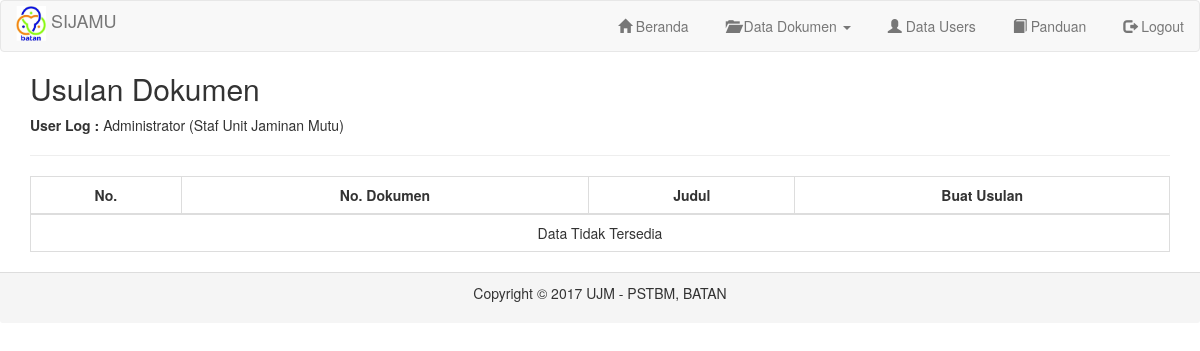
/on-admin/menu_4.php (signed in), run on an earlier commit of the app's database.
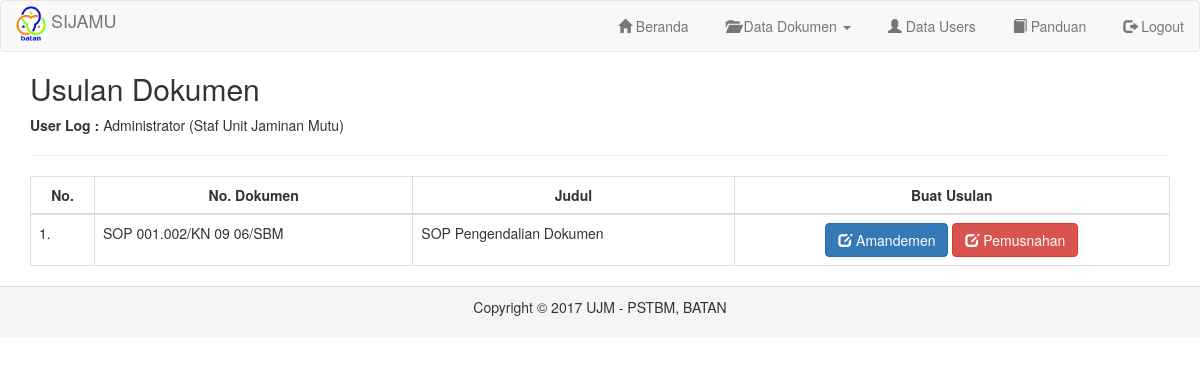
And on a later commit of the database.
### tables this page shows
CREATE TABLE `tbl_dokumen` (
  `id` int(100) NOT NULL,
  `tgl_upload` varchar(30) NOT NULL,
  `kode_jenis` varchar(30) NOT NULL,
  `no_dokumen` varchar(30) NOT NULL,
  `judul_dokumen` varchar(225) NOT NULL,
  `keterangan_output` text NOT NULL,
  `tahun_prioritas` int(11) NOT NULL,
  `kode_org` varchar(30) NOT NULL,
  `status` enum('Draf','Telah Diperiksa','Telah Disahkan','Terkendali','Tergandakan','Telah Didistribusi','Tidak Berlaku','Telah Dihapus') NOT NULL,
  `file` varchar(100) NOT NULL,
  `file_type` varchar(100) NOT NULL,
  `file_size` int(11) NOT NULL,
  `id_user` varchar(30) NOT NULL,
  `last_edited` varchar(30) NOT NULL
);

### on-admin/menu_4.php (the view, shortened to what this page needs)
<?php
require '_header.php';
?>
<div class="container">
  <h2>Usulan Dokumen</h2>
  <p><b>User Log :</b> <?php echo $_SESSION['nama']." (".$_SESSION['jabatan'].")" ?></p>
  <hr />
<table id="mytable" class="table table-bordered">
    <thead>
      <th>No.</th>
      <th>No. Dokumen</th>
      <th>Judul</th>
      <th>Buat Usulan</th>
    </thead>
<?php
  include "../koneksi.php";
  $no = 0;
  $result_dokumen = mysqli_query($connect,"SELECT DISTINCT id_dokumen FROM tbl_rek_file_distribusi");
  if($result_dokumen) {
    if($result_dokumen->num_rows > 0) {
      while ($row_dokumen = $result_dokumen->fetch_object()) {
          $no++;
          $load_dokumen = mysqli_query($connect,"SELECT no_dokumen,judul_dokumen FROM tbl_dokumen WHERE id='$row_dokumen->id_dokumen' AND status='Telah Didistribusi'");
          if($load_dokumen) {
            if($load_dokumen->num_rows > 0) {
              while($row_load = $load_dokumen->fetch_object()) {
?>
                <tr>
                  <td><?php echo "$no."; ?></td>
                  <td><?php echo $row_load->no_dokumen; ?></td>
                  <td><?php echo $row_load->judul_dokumen; ?></td>
                  <td class="text-center">
                    <a href="#" class="open_modal_amandemen btn btn-primary" id="<?php echo $row_dokumen->id_dokumen; ?>"><span class="glyphicon glyphicon-edit"></span> Amandemen</a>
                    <a href="#" class="open_modal_pemusnahan btn btn-danger" id="<?php echo $row_dokumen->id_dokumen; ?>"><span class="glyphicon glyphicon-edit"></span> Pemusnahan</a>
                  </td>
                </tr>
<?php
              }
            } else {
              echo "<tr>";
                echo "<td colspan='4' class='text-center'>Data Tidak Tersedia</td>";
              echo "</tr>";
              break;
            }
          }
      }
    } else {
      echo "<tr>";
        echo "<td colspan='4' class='text-center'>Data Tidak Tersedia</td>";
      echo "</tr>";
    }
  }
?>
</table>
</div>
<?php
require '_footer.php';
?>

What changed in the data, as far as the page shows it:
now on this page (row edited): tbl_dokumen: no_dokumen "SOP 001.002/KN 09 06/SBM", judul_dokumen "SOP Pengendalian Dokumen"
Also different on the page:
list line gone: "Data Tidak Tersedia"
